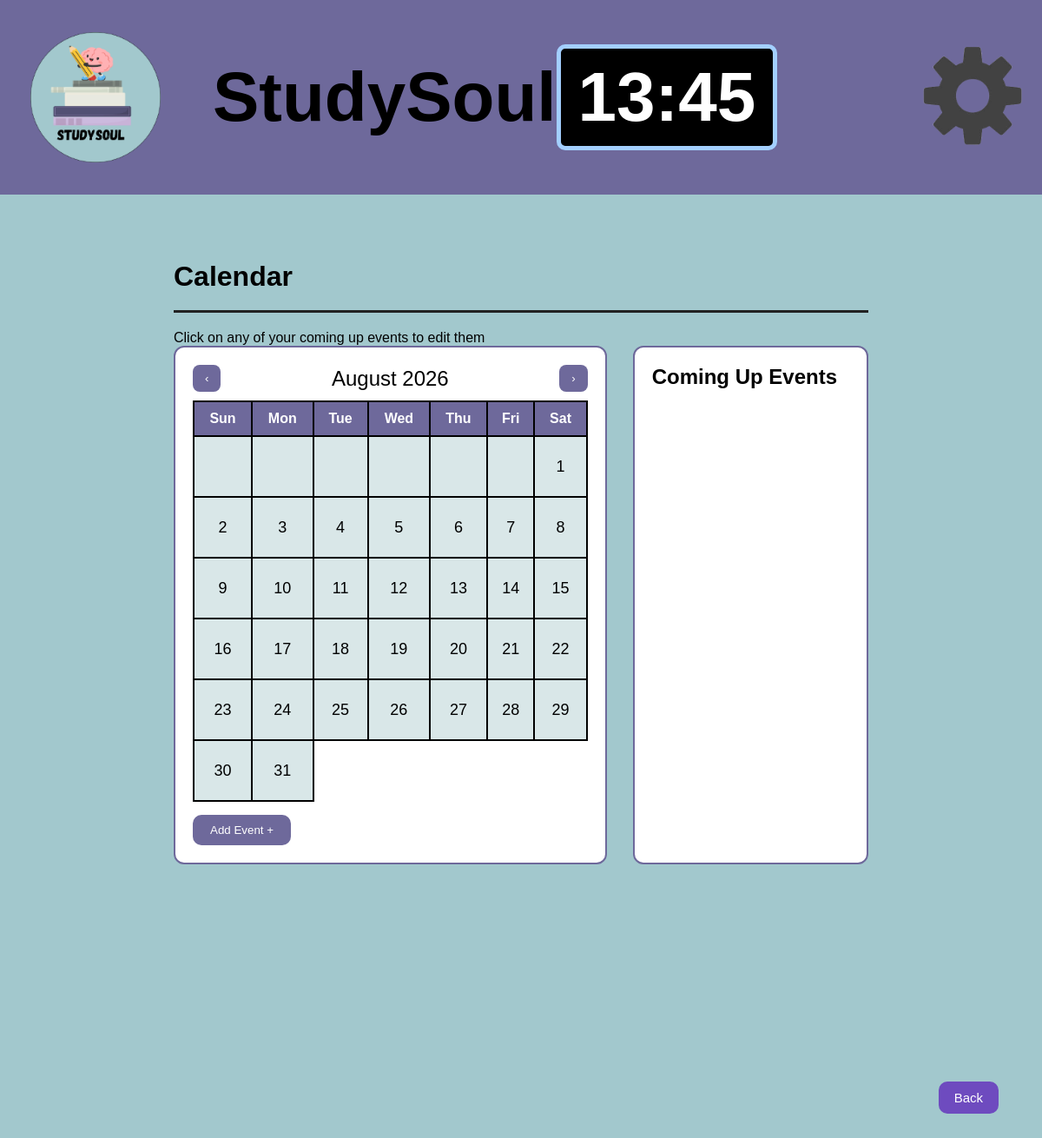
/calendar (signed in), run on an earlier commit of the app's database.
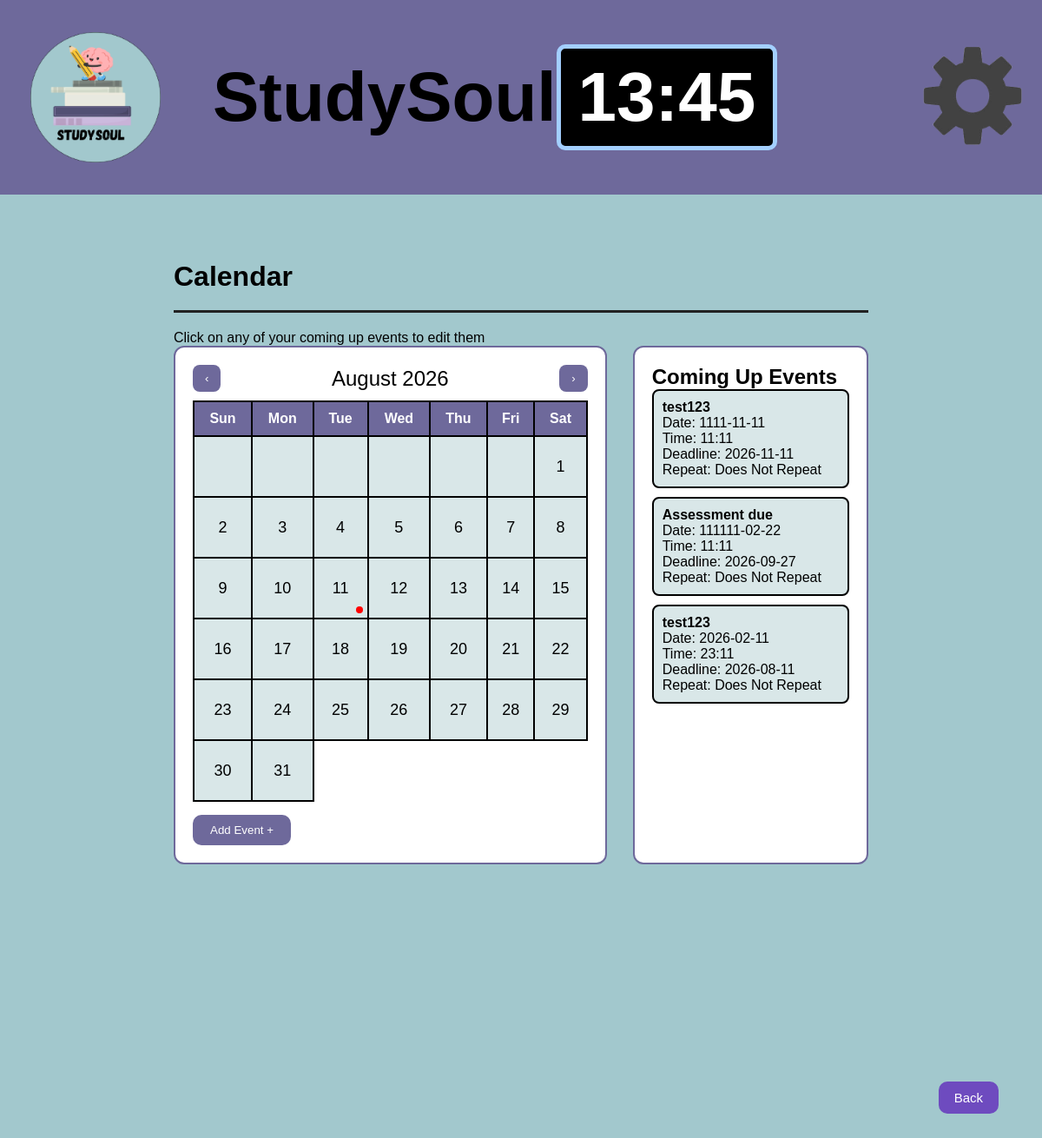
And on a later commit of the database.
### tables this page shows
CREATE TABLE events (
    event_id INTEGER NOT NULL PRIMARY KEY,
    user_id INTEGER NOT NULL,
    event_date DATE NOT NULL, 
    event_time TIME NOT NULL,
    event_repeat TEXT NULL NULL,
    event_deadline DATE NOT NULL,
    event_detail TEXT NOT NULL);

### main.py (the view)
@app.route("/calendar")
def calendar_page():
    user_id = session.get("user_id")
    events = dbHandler.getEvents(user_id)
    return render_template("calendar.html", events=events)

### model.py (called while the page is built)
def getEvents(user_id):
    con = sql.connect("database_files/database.db")
    con.row_factory = sql.Row
    cur = con.cursor()
    cur.execute("""
        SELECT * FROM events
        WHERE user_id = ?
        ORDER BY event_date ASC
    """, (user_id,))
    rows = cur.fetchall()
    con.close()
    return [dict(row) for row in rows]

### templates/calendar.html (shortened to what this page needs)
{% extends "layout.html" %}
{% block content %}
<div class="calendar-page">
    <h1>Calendar</h1>
    <hr class="divider">
    <p>Click on any of your coming up events to edit them</p>
    <div class="calendar-layout">
        <div class="calendar-container">
            <div class="calendar-header">
                <button class="cal-btn" onclick="prevMonth()">‹</button>
                <span id="calendar-month"></span>
                <button class="cal-btn" onclick="nextMonth()">›</button>
            </div>
            <table class="calendar-table">
                <thead>
                    <tr>
                        <th>Sun</th>
                        <th>Mon</th>
                        <th>Tue</th>
                        <th>Wed</th>
                        <th>Thu</th>
                        <th>Fri</th>
                        <th>Sat</th>
                    </tr>
                </thead>
                <tbody id="calendar-body"></tbody>
            </table>
            <button class="add-event-btn" onclick="openEventPopup()">Add Event +</button>
        </div>
        <div class="events-sidebar">
            <h2>Coming Up Events</h2>
            <ul class="events-list">
                {% for event in events %}
                <li class="event-item" onclick="openEditEventPopup({{ event.event_id }})">
                    <strong>{{ event.event_detail }}</strong><br>
                    <span>Date: {{ event.event_date }}</span><br>
                    <span>Time: {{ event.event_time }}</span><br>
                    <span>Deadline: {{ event.event_deadline }}</span><br>
                    <span>Repeat: {{ event.event_repeat }}</span>
                </li>
                {% endfor %}
            </ul>
        </div>
    </div>
</div>
<div class="controls">
    <a href="/index"><button>Back</button></a>
</div>
{% endblock %}

### templates/layout.html (shortened to what this page needs)
<!DOCTYPE html>
<html lang="en">
<head>
    <link rel="stylesheet" href="../static/css/style.css">
</head>
<body class="{{ page_class }}">
    <header class="top-bar">
        <div class="left-section">
                <img src="../static/icons/StudySoul Logo 192x192.png" alt="StudySoul Logo" class="logo">
            <h1 class="brand-title">StudySoul</h1>
        </div>
        <div class="right-section">
            <div id="clock" class="time">00:00 AM</div>
            <a href="/settings">
                <img src="../static/images/Settings Button.png" alt="Settings" class="gear-icon">
            </a>
        </div>
    </header>
    <main>
        {% block content %}
        {% endblock %}
    </main>
</body>
</html>

### Static/css/style.css (style rules this page uses)
* { margin: 0; padding: 0; box-sizing: border-box; font-family: Canva Sans, sans-serif; }
body { background-color: #a2c8cd; margin: 0; padding: 0; width: 100%; min-height: 100vh; }
.top-bar { display: flex; align-items: center; position: fixed; top: 0; left: 0; width: 100%; z-index: 1000; justify-content: space-between; background-color: #6e699b; margin-bottom: 20px; padding: 35px; }
.left-section { display: flex; align-items: center; gap: 60px; }
.logo { width: 150px; }
.brand-title { font-size: 80px; font-weight: bold; color: black; }
.right-section { display: flex; align-items: center; gap: 150px; }
.time { background-color: #000000; color: #ffffff; padding: 10px 20px; border-radius: 10px; font-size: 80px; font-weight: bold; border: 5px solid #a3cfff; }
.gear-icon { width: 150px; cursor: pointer; transition: transform 0.2s ease; }
.divider { border: none; border-top: 3px solid #222; margin: 20px 0; width: 100%; }
.calendar-container { padding: 20px; border-radius: 12px; border: 2px solid #6e699b; width: 100%; }
.calendar-header { display: flex; justify-content: space-between; align-items: center; font-size: 24px; margin-bottom: 10px; }
.cal-btn { background: #6e699b; color: white; border: none; padding: 8px 14px; border-radius: 8px; cursor: pointer; }
.calendar-table { width: 100%; border-collapse: collapse; text-align: center; }
.calendar-table th { background: #6e699b; color: white; padding: 10px; border: 2px solid black; }
.add-event-btn { margin-top: 15px; background: #6e699b; color: white; padding: 10px 20px; border-radius: 10px; border: none; cursor: pointer; }
.controls { display: flex; gap: 15px; padding: 50px; justify-content: flex-end; }
.controls button { background: #6e4bbf; color: white; padding: 10px 18px; border: none; border-radius: 10px; font-size: 15px; cursor: pointer; transition: 0.2s; align-self: center; }
.calendar-page { margin-top: 100px; padding: 200px; }
.calendar-layout { display: flex; gap: 30px; }
.calendar-container { flex: 2; background: #ffffff; padding: 20px; border-radius: 12px; border: 2px solid #6e699b; }
.calendar-header { display: flex; justify-content: space-between; font-size: 24px; margin-bottom: 10px; }
.events-sidebar { flex: 1; background: #ffffff; padding: 20px; border-radius: 12px; border: 2px solid #6e699b; }
.events-list { list-style: none; padding: 0; }
.event-item { background: #d9e7e8; padding: 10px; border-radius: 8px; margin-bottom: 10px; border: 2px solid black; }

What changed in the data, as far as the page shows it:
added events: event_detail "test123", event_date "1111-11-11", event_time "11:11", event_deadline "2026-11-11", event_repeat "Does Not Repeat"
added events: event_detail "Assessment due", event_date "111111-02-22", event_time "11:11", event_deadline "2026-09-27", event_repeat "Does Not Repeat"
added events: event_detail "test123", event_date "2026-02-11", event_time "23:11", event_deadline "2026-08-11", event_repeat "Does Not Repeat"
